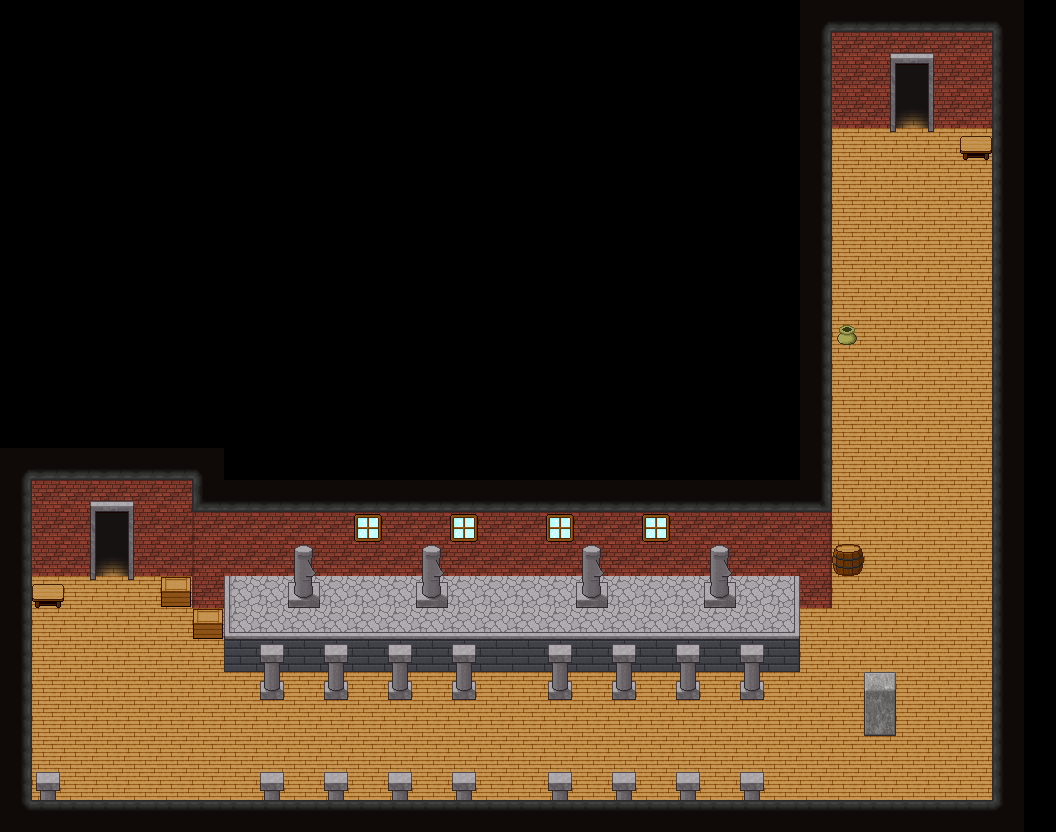

Below is a game level as drawn by its tile map, then a one-line description and the .tmx that defines it (tile-layer data replaced by summaries):
An orthogonal 33x26 tile map with 32x32 px tiles, 4 tile layers (Lower 1, Upper 1, Lower 2, Upper 2), 8 tilesets and 10 objects (8x event, 2x teleport).

<map height="26" orientation="orthogonal" tileheight="32" tilewidth="32" version="1.0" width="33">
 <properties><property name="blended tiles" value="195,197,198,199,200,202,203,205,207,208,209,210,211,212,213,214,215,216,217,218,219,220,221,222,223,227,229,230,231,235,237,238,239,240,241,242,244,245,246,247,248,249,252,254,255,256,257,258,259,260,261,262,263" />
  <property name="bgm" value="music_haven" />
  <property name="minimap" value="graphic_minimap_l1_f1" />
  <property name="minimap_x1" value="126" />
  <property name="minimap_x2" value="184" />
  <property name="minimap_y1" value="117" />
  <property name="minimap_y2" value="174" />
 </properties>
 <tileset firstgid="1" name="blockboundBrickWall" tileheight="32" tilewidth="32">
  <image height="96" source="tilesets/blockbound/brickwall.png" width="128" />
  <tile id="0">
   <properties>
    <property name="x" value="" />
   </properties>
  </tile>
  <tile id="1">
   <properties>
    <property name="x" value="" />
   </properties>
  </tile>
  <tile id="2">
   <properties>
    <property name="x" value="" />
   </properties>
  </tile>
 </tileset>
 <tileset firstgid="13" name="blockboundBrownRock" tileheight="32" tilewidth="32">
  <image height="224" source="tilesets/blockbound/brownrock.png" trans="8080ff" width="320" />
  <tile id="30">
   <properties>
    <property name="x" value="" />
   </properties>
  </tile>
  <tile id="31">
   <properties>
    <property name="x" value="" />
   </properties>
  </tile>
  <tile id="32">
   <properties>
    <property name="x" value="" />
   </properties>
  </tile>
  <tile id="40">
   <properties>
    <property name="x" value="" />
   </properties>
  </tile>
  <tile id="41">
   <properties>
    <property name="x" value="" />
   </properties>
  </tile>
  <tile id="42">
   <properties>
    <property name="x" value="" />
   </properties>
  </tile>
  <tile id="50">
   <properties>
    <property name="top" value="" />
   </properties>
  </tile>
  <tile id="51">
   <properties>
    <property name="top" value="" />
   </properties>
  </tile>
  <tile id="52">
   <properties>
    <property name="top" value="" />
   </properties>
  </tile>
 </tileset>
 <tileset firstgid="83" name="blockboundRedRug" tileheight="32" tilewidth="32">
  <image height="96" source="tilesets/blockbound/redrug.png" width="96" />
 </tileset>
 <tileset firstgid="92" name="blockboundStoneFloor" tileheight="32" tilewidth="32">
  <image height="320" source="tilesets/blockbound/stonefloor.PNG" trans="8080ff" width="320" />
  <tile id="30">
   <properties>
    <property name="x" value="" />
   </properties>
  </tile>
  <tile id="31">
   <properties>
    <property name="x" value="" />
   </properties>
  </tile>
  <tile id="32">
   <properties>
    <property name="x" value="" />
   </properties>
  </tile>
  <tile id="40">
   <properties>
    <property name="x" value="" />
   </properties>
  </tile>
  <tile id="41">
   <properties>
    <property name="x" value="" />
   </properties>
  </tile>
  <tile id="42">
   <properties>
    <property name="x" value="" />
   </properties>
  </tile>
  <tile id="60">
   <properties>
    <property name="top" value="" />
   </properties>
  </tile>
  <tile id="61">
   <properties>
    <property name="top" value="" />
   </properties>
  </tile>
  <tile id="62">
   <properties>
    <property name="top" value="" />
   </properties>
  </tile>
 </tileset>
 <tileset firstgid="192" name="blockboundUpper" tileheight="32" tilewidth="32">
  <image height="288" source="tilesets/blockbound/upper.png" trans="8080ff" width="256" />
  <tile id="0">
   <properties>
    <property name="x" value="" />
   </properties>
  </tile>
  <tile id="1">
   <properties>
    <property name="x" value="" />
   </properties>
  </tile>
  <tile id="2">
   <properties>
    <property name="x" value="" />
   </properties>
  </tile>
  <tile id="3">
   <properties>
    <property name="x" value="" />
   </properties>
  </tile>
  <tile id="4">
   <properties>
    <property name="x" value="" />
   </properties>
  </tile>
  <tile id="8">
   <properties>
    <property name="x" value="" />
   </properties>
  </tile>
  <tile id="9">
   <properties>
    <property name="x" value="" />
   </properties>
  </tile>
  <tile id="10">
   <properties>
    <property name="x" value="" />
   </properties>
  </tile>
  <tile id="11">
   <properties>
    <property name="x" value="" />
   </properties>
  </tile>
  <tile id="12">
   <properties>
    <property name="x" value="" />
   </properties>
  </tile>
  <tile id="16">
   <properties>
    <property name="x" value="" />
   </properties>
  </tile>
  <tile id="17">
   <properties>
    <property name="x" value="" />
   </properties>
  </tile>
  <tile id="18">
   <properties>
    <property name="x" value="" />
   </properties>
  </tile>
  <tile id="19">
   <properties>
    <property name="x" value="" />
   </properties>
  </tile>
  <tile id="24">
   <properties>
    <property name="x" value="" />
   </properties>
  </tile>
  <tile id="25">
   <properties>
    <property name="x" value="" />
   </properties>
  </tile>
  <tile id="26">
   <properties>
    <property name="x" value="" />
   </properties>
  </tile>
  <tile id="27">
   <properties>
    <property name="x" value="" />
   </properties>
  </tile>
  <tile id="28">
   <properties>
    <property name="x" value="" />
   </properties>
  </tile>
  <tile id="32">
   <properties>
    <property name="x" value="" />
   </properties>
  </tile>
  <tile id="33">
   <properties>
    <property name="x" value="" />
   </properties>
  </tile>
  <tile id="34">
   <properties>
    <property name="x" value="" />
   </properties>
  </tile>
  <tile id="35">
   <properties>
    <property name="x" value="" />
   </properties>
  </tile>
  <tile id="36">
   <properties>
    <property name="x" value="" />
   </properties>
  </tile>
  <tile id="39">
   <properties>
    <property name="x" value="" />
   </properties>
  </tile>
  <tile id="40">
   <properties>
    <property name="x" value="" />
   </properties>
  </tile>
  <tile id="41">
   <properties>
    <property name="x" value="" />
   </properties>
  </tile>
  <tile id="42">
   <properties>
    <property name="x" value="" />
   </properties>
  </tile>
  <tile id="43">
   <properties>
    <property name="x" value="" />
   </properties>
  </tile>
  <tile id="44">
   <properties>
    <property name="x" value="" />
   </properties>
  </tile>
  <tile id="45">
   <properties>
    <property name="x" value="" />
   </properties>
  </tile>
  <tile id="46">
   <properties>
    <property name="x" value="" />
   </properties>
  </tile>
  <tile id="47">
   <properties>
    <property name="x" value="" />
   </properties>
  </tile>
  <tile id="54">
   <properties>
    <property name="x" value="" />
   </properties>
  </tile>
  <tile id="55">
   <properties>
    <property name="x" value="" />
   </properties>
  </tile>
 </tileset>
 <tileset firstgid="264" name="blockboundWoodFloor" tileheight="32" tilewidth="32">
  <image height="320" source="tilesets/blockbound/woodfloor.png" trans="8080ff" width="320" />
  <tile id="30">
   <properties>
    <property name="x" value="" />
   </properties>
  </tile>
  <tile id="31">
   <properties>
    <property name="x" value="" />
   </properties>
  </tile>
  <tile id="32">
   <properties>
    <property name="x" value="" />
   </properties>
  </tile>
  <tile id="40">
   <properties>
    <property name="x" value="" />
   </properties>
  </tile>
  <tile id="41">
   <properties>
    <property name="x" value="" />
   </properties>
  </tile>
  <tile id="42">
   <properties>
    <property name="x" value="" />
   </properties>
  </tile>
  <tile id="50">
   <properties>
    <property name="x" value="" />
   </properties>
  </tile>
  <tile id="51">
   <properties>
    <property name="x" value="" />
   </properties>
  </tile>
  <tile id="52">
   <properties>
    <property name="x" value="" />
   </properties>
  </tile>
  <tile id="60">
   <properties>
    <property name="top" value="" />
   </properties>
  </tile>
  <tile id="61">
   <properties>
    <property name="top" value="" />
   </properties>
  </tile>
  <tile id="62">
   <properties>
    <property name="top" value="" />
   </properties>
  </tile>
  <tile id="70">
   <properties>
    <property name="hole" value="" />
   </properties>
  </tile>
  <tile id="71">
   <properties>
    <property name="hole" value="" />
   </properties>
  </tile>
  <tile id="72">
   <properties>
    <property name="hole" value="" />
   </properties>
  </tile>
  <tile id="73">
   <properties>
    <property name="hole" value="" />
   </properties>
  </tile>
  <tile id="74">
   <properties>
    <property name="hole" value="" />
   </properties>
  </tile>
  <tile id="75">
   <properties>
    <property name="hole" value="" />
   </properties>
  </tile>
  <tile id="76">
   <properties>
    <property name="hole" value="" />
   </properties>
  </tile>
  <tile id="77">
   <properties>
    <property name="hole" value="" />
   </properties>
  </tile>
  <tile id="80">
   <properties>
    <property name="hole" value="" />
   </properties>
  </tile>
  <tile id="81">
   <properties>
    <property name="hole" value="" />
   </properties>
  </tile>
  <tile id="82">
   <properties>
    <property name="hole" value="" />
   </properties>
  </tile>
  <tile id="83">
   <properties>
    <property name="hole" value="" />
   </properties>
  </tile>
  <tile id="84">
   <properties>
    <property name="hole" value="" />
   </properties>
  </tile>
  <tile id="85">
   <properties>
    <property name="hole" value="" />
   </properties>
  </tile>
  <tile id="86">
   <properties>
    <property name="hole" value="" />
   </properties>
  </tile>
  <tile id="87">
   <properties>
    <property name="hole" value="" />
   </properties>
  </tile>
  <tile id="90">
   <properties>
    <property name="hole" value="" />
   </properties>
  </tile>
  <tile id="91">
   <properties>
    <property name="hole" value="" />
   </properties>
  </tile>
  <tile id="92">
   <properties>
    <property name="hole" value="" />
   </properties>
  </tile>
  <tile id="93">
   <properties>
    <property name="hole" value="" />
   </properties>
  </tile>
  <tile id="94">
   <properties>
    <property name="hole" value="" />
   </properties>
  </tile>
  <tile id="95">
   <properties>
    <property name="hole" value="" />
   </properties>
  </tile>
  <tile id="96">
   <properties>
    <property name="hole" value="" />
   </properties>
  </tile>
 </tileset>
 <tileset firstgid="364" name="blockboundCeiling" tileheight="32" tilewidth="32">
  <image height="96" source="tilesets/blockbound/ceiling.png" trans="8080ff" width="160" />
  <tile id="0">
   <properties>
    <property name="x" value="" />
   </properties>
  </tile>
  <tile id="1">
   <properties>
    <property name="x" value="" />
   </properties>
  </tile>
  <tile id="2">
   <properties>
    <property name="x" value="" />
   </properties>
  </tile>
  <tile id="3">
   <properties>
    <property name="x" value="" />
   </properties>
  </tile>
  <tile id="4">
   <properties>
    <property name="x" value="" />
   </properties>
  </tile>
  <tile id="5">
   <properties>
    <property name="x" value="" />
   </properties>
  </tile>
  <tile id="6">
   <properties>
    <property name="x" value="" />
   </properties>
  </tile>
  <tile id="7">
   <properties>
    <property name="x" value="" />
   </properties>
  </tile>
  <tile id="8">
   <properties>
    <property name="x" value="" />
   </properties>
  </tile>
  <tile id="9">
   <properties>
    <property name="x" value="" />
   </properties>
  </tile>
  <tile id="10">
   <properties>
    <property name="x" value="" />
   </properties>
  </tile>
  <tile id="11">
   <properties>
    <property name="x" value="" />
   </properties>
  </tile>
  <tile id="12">
   <properties>
    <property name="x" value="" />
   </properties>
  </tile>
  <tile id="13">
   <properties>
    <property name="x" value="" />
   </properties>
  </tile>
  <tile id="14">
   <properties>
    <property name="x" value="" />
   </properties>
  </tile>
 </tileset>
 <tileset firstgid="379" name="blockboundQuarryCeiling" tileheight="32" tilewidth="32">
  <image height="96" source="tilesets/blockbound/quarryroof.png" trans="8080ff" width="160" />
  <tile id="0">
   <properties>
    <property name="x" value="" />
   </properties>
  </tile>
  <tile id="2">
   <properties>
    <property name="x" value="" />
   </properties>
  </tile>
  <tile id="3">
   <properties>
    <property name="x" value="" />
   </properties>
  </tile>
  <tile id="4">
   <properties>
    <property name="x" value="" />
   </properties>
  </tile>
  <tile id="5">
   <properties>
    <property name="x" value="" />
   </properties>
  </tile>
  <tile id="6">
   <properties>
    <property name="x" value="" />
   </properties>
  </tile>
  <tile id="7">
   <properties>
    <property name="x" value="" />
   </properties>
  </tile>
  <tile id="9">
   <properties>
    <property name="x" value="" />
   </properties>
  </tile>
  <tile id="10">
   <properties>
    <property name="x" value="" />
   </properties>
  </tile>
  <tile id="11">
   <properties>
    <property name="x" value="" />
   </properties>
  </tile>
  <tile id="12">
   <properties>
    <property name="x" value="" />
   </properties>
  </tile>
  <tile id="13">
   <properties>
    <property name="x" value="" />
   </properties>
  </tile>
  <tile id="14">
   <properties>
    <property name="x" value="" />
   </properties>
  </tile>
 </tileset>
 <layer height="26" name="Lower 1" width="33">
  <properties>
   <property name="layer" value="5" />
   <property name="z" value="0" />
  <property name="layer" value="5" /></properties>
  <data>[858 cells, 464 non-empty, 18 distinct tile ids]</data>
 </layer>
 <layer height="26" name="Upper 1" width="33">
  <properties>
   <property name="layer" value="4" />
   <property name="z" value=".5" />
  <property name="layer" value="4" /></properties>
  <data>[858 cells, 50 non-empty, 20 distinct tile ids]</data>
 </layer>
 <objectgroup height="26" name="Event 1" width="33">
  <properties>
   <property name="layer" value="3" />
   <property name="z" value=".5" />
  <property name="layer" value="3" /></properties>
  <object height="24" name="Teleport" type="teleport" width="32" x="896" y="96">
   <properties>
    <property name="id" value="map_havenLobby" />
    <property name="x" value="10" />
    <property name="y" value="20" />
   </properties>
  </object>
  <object height="24" name="Teleport" type="teleport" width="32" x="96" y="544">
   <properties>
    <property name="id" value="map_havenWestHall" />
    <property name="x" value="23" />
    <property name="y" value="8" />
   </properties>
  </object>
  <object height="32" name="Waldy" type="event" width="32" x="832" y="704">
   <properties>
    <property name="convo" value="scene_waldy0001" />
    <property name="hideswitch" value="got_earrings" />
    <property name="key" value="event_waldy_push" />
    <property name="pace" value="" />
   </properties>
  </object>
  <object height="32" name="Chloe" type="event" width="32" x="96" y="672">
   <properties>
    <property name="convo" value="scene_chloe0002" />
    <property name="face" value="up" />
    <property name="hideswitch" value="intro_done" />
    <property name="key" value="event_chloe" />
    <property name="switch" value="got_earrings" />
   </properties>
  </object>
  <object height="32" name="Grinder" type="event" width="32" x="352" y="672">
   <properties>
    <property name="key" value="enemy_grinder" />
    <property name="switch" value="intro_done" />
   </properties>
  </object>
  <object height="32" name="Grinder" type="event" width="32" x="352" y="704">
   <properties>
    <property name="key" value="enemy_grinder" />
    <property name="switch" value="intro_done" />
   </properties>
  </object>
  <object height="32" name="Grinder" type="event" width="32" x="352" y="736">
   <properties>
    <property name="key" value="enemy_grinder" />
    <property name="switch" value="intro_done" />
   </properties>
  </object>
  <object height="32" name="Grinder" type="event" width="32" x="352" y="768">
   <properties>
    <property name="key" value="enemy_grinder" />
    <property name="switch" value="intro_done" />
   </properties>
  </object>
  <object height="32" name="Grinder" type="event" width="32" x="896" y="768">
   <properties>
    <property name="key" value="enemy_grinder" />
    <property name="switch" value="intro_done" />
   </properties>
  </object>
  <object height="32" name="Gadget" type="event" width="32" x="64" y="736">
   <properties>
    <property name="key" value="enemy_gadget" />
    <property name="switch" value="intro_done" />
   </properties>
  </object>
 </objectgroup>
 <layer height="26" name="Lower 2" width="33">
  <properties>
   <property name="layer" value="2" />
   <property name="z" value="1" />
  <property name="layer" value="2" /></properties>
  <data>[858 cells, 36 non-empty, 6 distinct tile ids]</data>
 </layer>
 <layer height="26" name="Upper 2" width="33">
  <properties>
   <property name="layer" value="1" />
   <property name="z" value="1.5" />
  <property name="layer" value="1" /></properties>
  <data>[858 cells, 17 non-empty, 3 distinct tile ids]</data>
 </layer>
 <objectgroup height="26" name="Event 2" width="33">
  <properties>
   <property name="layer" value="0" />
   <property name="z" value="1.5" />
  <property name="layer" value="0" /></properties>
 </objectgroup>
</map>
